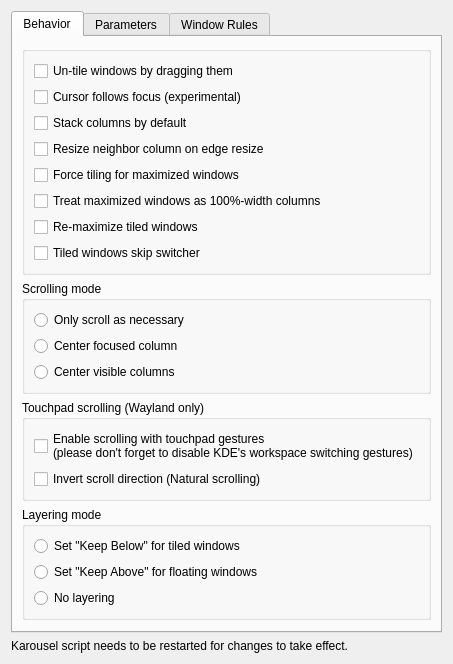
<?xml version="1.0" encoding="UTF-8"?>
<ui version="4.0">
    <class>KWin::KarouselConfigForm</class>
    <widget class="QWidget" name="KWin::KarouselConfigForm">
        <property name="windowTitle">
            <string>Karousel</string>
        </property>
        <property name="autoFillBackground">
            <bool>false</bool>
        </property>
        <layout class="QVBoxLayout" name="layout_main">
            <item>
                <widget class="QTabWidget" name="tabContainer">
                    <widget class="QWidget" name="tab_behavior">
                        <attribute name="title">
                            <string>Behavior</string>
                        </attribute>
                        <layout class="QVBoxLayout">
                            <item>
                                <widget class="QGroupBox">
                                    <property name="flat">
                                        <bool>true</bool>
                                    </property>
                                    <layout class="QVBoxLayout">
                                        <item>
                                            <widget class="QCheckBox" name="kcfg_untileOnDrag">
                                                <property name="text">
                                                    <string>Un-tile windows by dragging them</string>
                                                </property>
                                            </widget>
                                        </item>
                                        <item>
                                            <widget class="QCheckBox" name="kcfg_cursorFollowsFocus">
                                                <property name="text">
                                                    <string>Cursor follows focus (experimental)</string>
                                                </property>
                                                <property name="toolTip">
                                                    <string>When a window gains focus, move the cursor to it</string>
                                                </property>
                                            </widget>
                                        </item>
                                        <item>
                                            <widget class="QCheckBox" name="kcfg_stackColumnsByDefault">
                                                <property name="text">
                                                    <string>Stack columns by default</string>
                                                </property>
                                                <property name="toolTip">
                                                    <string>New columns start in stacked mode (only the active window visible)</string>
                                                </property>
                                            </widget>
                                        </item>
                                        <item>
                                            <widget class="QCheckBox" name="kcfg_resizeNeighborColumn">
                                                <property name="text">
                                                    <string>Resize neighbor column on edge resize</string>
                                                </property>
                                                <property name="toolTip">
                                                    <string>When resizing a column by dragging its edge, also inversely resize the column on the other side of the edge</string>
                                                </property>
                                            </widget>
                                        </item>
                                        <item>
                                            <widget class="QCheckBox" name="kcfg_forceTilingForMaximizedWindows">
                                                <property name="text">
                                                    <string>Force tiling for maximized windows</string>
                                                </property>
                                                <property name="toolTip">
                                                    <string>Manage maximized windows in the tiled layout. Maximizing a floating window adds it to the layout and expands it normally; restoring it returns it to tiling. Tiling alone does not maximize windows.</string>
                                                </property>
                                            </widget>
                                        </item>
                                        <item>
                                            <widget class="QCheckBox" name="kcfg_maximizeFullWidthColumns">
                                                <property name="text">
                                                    <string>Treat maximized windows as 100%-width columns</string>
                                                </property>
                                                <property name="toolTip">
                                                    <string>A tiled window alone in a 100%-width column gets maximized, and maximizing a tiled window makes its column 100% wide. Cycling preset widths changes the width of maximized windows. Manually unmaximizing restores the previous width (or the default column width).</string>
                                                </property>
                                            </widget>
                                        </item>
                                        <item>
                                            <widget class="QCheckBox" name="kcfg_reMaximize">
                                                <property name="text">
                                                    <string>Re-maximize tiled windows</string>
                                                </property>
                                                <property name="toolTip">
                                                    <string>Restore maximized and full-screen states of tiled windows on focus</string>
                                                </property>
                                            </widget>
                                        </item>
                                        <item>
                                            <widget class="QCheckBox" name="kcfg_skipSwitcher">
                                                <property name="text">
                                                    <string>Tiled windows skip switcher</string>
                                                </property>
                                            </widget>
                                        </item>
                                    </layout>
                                </widget>
                            </item>

                            <item>
                                <widget class="QGroupBox">
                                    <property name="title">
                                        <string>Scrolling mode</string>
                                    </property>
                                    <layout class="QVBoxLayout">
                                        <item>
                                            <widget class="QRadioButton" name="kcfg_scrollingLazy">
                                                <property name="text">
                                                    <string>Only scroll as necessary</string>
                                                </property>
                                            </widget>
                                        </item>
                                        <item>
                                            <widget class="QRadioButton" name="kcfg_scrollingCentered">
                                                <property name="text">
                                                    <string>Center focused column</string>
                                                </property>
                                            </widget>
                                        </item>
                                        <item>
                                            <widget class="QRadioButton" name="kcfg_scrollingGrouped">
                                                <property name="text">
                                                    <string>Center visible columns</string>
                                                </property>
                                            </widget>
                                        </item>
                                    </layout>
                                </widget>
                            </item>

                            <item>
                                <widget class="QGroupBox">
                                    <property name="title">
                                        <string>Touchpad scrolling (Wayland only)</string>
                                    </property>
                                    <layout class="QVBoxLayout">
                                        <item>
                                            <widget class="QCheckBox" name="kcfg_gestureScroll">
                                                <property name="text">
                                                    <string>Enable scrolling with touchpad gestures
(please don't forget to disable KDE's workspace switching gestures)</string>
                                                </property>
                                                <property name="toolTip">
                                                    <string>Scroll with a three-finger horizontal swipe gesture</string>
                                                </property>
                                            </widget>
                                        </item>

                                        <item>
                                            <widget class="QCheckBox" name="kcfg_gestureScrollInvert">
                                                <property name="text">
                                                    <string>Invert scroll direction (Natural scrolling)</string>
                                                </property>
                                            </widget>
                                        </item>
                                    </layout>
                                </widget>
                            </item>

                            <item>
                                <widget class="QGroupBox">
                                    <property name="title">
                                        <string>Layering mode</string>
                                    </property>
                                    <layout class="QVBoxLayout">
                                        <item>
                                            <widget class="QRadioButton" name="kcfg_tiledKeepBelow">
                                                <property name="text">
                                                    <string>Set "Keep Below" for tiled windows</string>
                                                </property>
                                            </widget>
                                        </item>
                                        <item>
                                            <widget class="QRadioButton" name="kcfg_floatingKeepAbove">
                                                <property name="text">
                                                    <string>Set "Keep Above" for floating windows</string>
                                                </property>
                                            </widget>
                                        </item>
                                        <item>
                                            <widget class="QRadioButton" name="kcfg_noLayering">
                                                <property name="text">
                                                    <string>No layering</string>
                                                </property>
                                            </widget>
                                        </item>
                                    </layout>
                                </widget>
                            </item>

                            <item>
                                <spacer name="spacer_footer">
                                    <property name="orientation">
                                        <enum>Qt::Vertical</enum>
                                    </property>
                                    <property name="sizeHint" stdset="0">
                                        <size>
                                            <width>0</width>
                                            <height>0</height>
                                        </size>
                                    </property>
                                </spacer>
                            </item>
                        </layout>
                    </widget>

                    <widget class="QWidget" name="tab_parameters">
                        <attribute name="title">
                            <string>Parameters</string>
                        </attribute>
                        <layout class="QFormLayout">
                            <item row="0" column="0">
                                <widget class="QLabel" name="label_gapsOuterTop">
                                    <property name="text">
                                        <string>Top margin:</string>
                                    </property>
                                </widget>
                            </item>
                            <item row="0" column="1">
                                <widget class="QSpinBox" name="kcfg_gapsOuterTop">
                                    <property name="suffix">
                                        <string> px</string>
                                    </property>
                                    <property name="maximum">
                                        <number>999</number>
                                    </property>
                                    <property name="value">
                                        <number>0</number>
                                    </property>
                                </widget>
                            </item>

                            <item row="1" column="0">
                                <widget class="QLabel" name="label_gapsOuterBottom">
                                    <property name="text">
                                        <string>Bottom margin:</string>
                                    </property>
                                </widget>
                            </item>
                            <item row="1" column="1">
                                <widget class="QSpinBox" name="kcfg_gapsOuterBottom">
                                    <property name="suffix">
                                        <string> px</string>
                                    </property>
                                    <property name="maximum">
                                        <number>999</number>
                                    </property>
                                    <property name="value">
                                        <number>0</number>
                                    </property>
                                </widget>
                            </item>

                            <item row="2" column="0">
                                <widget class="QLabel" name="label_gapsOuterLeft">
                                    <property name="text">
                                        <string>Left margin:</string>
                                    </property>
                                </widget>
                            </item>
                            <item row="2" column="1">
                                <widget class="QSpinBox" name="kcfg_gapsOuterLeft">
                                    <property name="suffix">
                                        <string> px</string>
                                    </property>
                                    <property name="maximum">
                                        <number>999</number>
                                    </property>
                                    <property name="value">
                                        <number>0</number>
                                    </property>
                                </widget>
                            </item>

                            <item row="3" column="0">
                                <widget class="QLabel" name="label_gapsOuterRight">
                                    <property name="text">
                                        <string>Right margin:</string>
                                    </property>
                                </widget>
                            </item>
                            <item row="3" column="1">
                                <widget class="QSpinBox" name="kcfg_gapsOuterRight">
                                    <property name="suffix">
                                        <string> px</string>
                                    </property>
                                    <property name="maximum">
                                        <number>999</number>
                                    </property>
                                    <property name="value">
                                        <number>0</number>
                                    </property>
                                </widget>
                            </item>

                            <item row="4" column="0">
                                <widget class="QLabel" name="label_gapsInnerHorizontal">
                                    <property name="text">
                                        <string>Horizontal gaps between windows:</string>
                                    </property>
                                </widget>
                            </item>
                            <item row="4" column="1">
                                <widget class="QSpinBox" name="kcfg_gapsInnerHorizontal">
                                    <property name="suffix">
                                        <string> px</string>
                                    </property>
                                    <property name="maximum">
                                        <number>999</number>
                                    </property>
                                    <property name="value">
                                        <number>0</number>
                                    </property>
                                </widget>
                            </item>

                            <item row="5" column="0">
                                <widget class="QLabel" name="label_gapsInnerVertical">
                                    <property name="text">
                                        <string>Vertical gaps between windows:</string>
                                    </property>
                                </widget>
                            </item>
                            <item row="5" column="1">
                                <widget class="QSpinBox" name="kcfg_gapsInnerVertical">
                                    <property name="suffix">
                                        <string> px</string>
                                    </property>
                                    <property name="maximum">
                                        <number>999</number>
                                    </property>
                                    <property name="value">
                                        <number>0</number>
                                    </property>
                                </widget>
                            </item>

                            <item row="6" column="0">
                                <widget class="QLabel" name="label_stackOffsetX">
                                    <property name="text">
                                        <string>Horizontal offset for stacked columns:</string>
                                    </property>
                                </widget>
                            </item>
                            <item row="6" column="1">
                                <widget class="QSpinBox" name="kcfg_stackOffsetX">
                                    <property name="suffix">
                                        <string> px</string>
                                    </property>
                                    <property name="maximum">
                                        <number>999</number>
                                    </property>
                                    <property name="value">
                                        <number>0</number>
                                    </property>
                                </widget>
                            </item>

                            <item row="7" column="0">
                                <widget class="QLabel" name="label_stackOffsetY">
                                    <property name="text">
                                        <string>Vertical offset for stacked columns:</string>
                                    </property>
                                </widget>
                            </item>
                            <item row="7" column="1">
                                <widget class="QSpinBox" name="kcfg_stackOffsetY">
                                    <property name="suffix">
                                        <string> px</string>
                                    </property>
                                    <property name="maximum">
                                        <number>999</number>
                                    </property>
                                    <property name="value">
                                        <number>0</number>
                                    </property>
                                </widget>
                            </item>

                            <item row="8" column="0">
                                <widget class="QLabel" name="label_manualScrollStep">
                                    <property name="text">
                                        <string>Manual scroll step size:</string>
                                    </property>
                                </widget>
                            </item>
                            <item row="8" column="1">
                                <widget class="QSpinBox" name="kcfg_manualScrollStep">
                                    <property name="suffix">
                                        <string> px</string>
                                    </property>
                                    <property name="maximum">
                                        <number>999</number>
                                    </property>
                                    <property name="value">
                                        <number>0</number>
                                    </property>
                                </widget>
                            </item>

                            <item row="9" column="0">
                                <widget class="QLabel" name="label_gestureScrollStep">
                                    <property name="text">
                                        <string>Touchpad gesture scrolling speed:</string>
                                    </property>
                                    <property name="toolTip">
                                        <string>The amount to scroll per edge-to-edge gesture</string>
                                    </property>
                                </widget>
                            </item>
                            <item row="9" column="1">
                                <widget class="QSpinBox" name="kcfg_gestureScrollStep">
                                    <property name="suffix">
                                        <string> px</string>
                                    </property>
                                    <property name="maximum">
                                        <number>10000</number>
                                    </property>
                                    <property name="minimum">
                                        <number>100</number>
                                    </property>
                                    <property name="singleStep">
                                        <number>100</number>
                                    </property>
                                    <property name="value">
                                        <number>1920</number>
                                    </property>
                                </widget>
                            </item>

                            <item row="10" column="0">
                                <widget class="QLabel" name="label_presetWidths">
                                    <property name="text">
                                        <string>Preset widths:</string>
                                    </property>
                                    <property name="toolTip">
                                        <string>Widths used for cycling through widths</string>
                                    </property>
                                </widget>
                            </item>
                            <item row="10" column="1">
                                <widget class="QLineEdit" name="kcfg_presetWidths">
                                    <property name="toolTip">
                                        <string>Comma-separated list of widths. Supported units: "px" and "%".</string>
                                    </property>
                                </widget>
                            </item>

                            <item row="11" column="0">
                                <widget class="QLabel" name="label_defaultColumnWidth">
                                    <property name="text">
                                        <string>Default column width:</string>
                                    </property>
                                    <property name="toolTip">
                                        <string>Width restored after manually unmaximizing a window that has no previous width (used with "Treat maximized windows as 100%-width columns")</string>
                                    </property>
                                </widget>
                            </item>
                            <item row="11" column="1">
                                <widget class="QLineEdit" name="kcfg_defaultColumnWidth">
                                    <property name="toolTip">
                                        <string>Single width. Supported units: "px" and "%".</string>
                                    </property>
                                </widget>
                            </item>

                            <item row="12" column="0">
                                <widget class="QLabel" name="label_verticalResizeStep">
                                    <property name="text">
                                        <string>Vertical resize step size:</string>
                                    </property>
                                    <property name="toolTip">
                                        <string>Step size when increasing/decreasing window height</string>
                                    </property>
                                </widget>
                            </item>
                            <item row="12" column="1">
                                <widget class="QSpinBox" name="kcfg_verticalResizeStep">
                                    <property name="suffix">
                                        <string> px</string>
                                    </property>
                                    <property name="maximum">
                                        <number>999</number>
                                    </property>
                                    <property name="minimum">
                                        <number>1</number>
                                    </property>
                                    <property name="value">
                                        <number>1</number>
                                    </property>
                                </widget>
                            </item>

                            <item row="13" column="0">
                                <widget class="QLabel" name="label_offScreenOpacity">
                                    <property name="text">
                                        <string>Obscured window opacity:</string>
                                    </property>
                                </widget>
                            </item>
                            <item row="13" column="1">
                                <widget class="QSpinBox" name="kcfg_offScreenOpacity">
                                    <property name="suffix">
                                        <string> %</string>
                                    </property>
                                    <property name="maximum">
                                        <number>100</number>
                                    </property>
                                    <property name="value">
                                        <number>0</number>
                                    </property>
                                </widget>
                            </item>

                        </layout>
                    </widget>

                    <widget class="QWidget" name="tab_windowRules">
                        <attribute name="title">
                            <string>Window Rules</string>
                        </attribute>
                        <layout class="QVBoxLayout">
                            <item>
                                <layout class="QHBoxLayout">
                                    <item>
                                        <widget class="QLabel" name="label_desktops">
                                            <property name="text">
                                                <string>Tiled desktops:</string>
                                            </property>
                                            <property name="wordWrap">
                                                <bool>true</bool>
                                            </property>
                                        </widget>
                                    </item>
                                    <item>
                                        <widget class="QLineEdit" name="kcfg_tiledDesktops">
                                            <property name="toolTip">
                                                <string>Regex string to match desktops by desktop name"</string>
                                            </property>
                                        </widget>
                                    </item>
                                </layout>
                            </item>
                            <item>
                                <widget class="QPlainTextEdit" name="kcfg_windowRules">
                                    <property name="tabChangesFocus">
                                        <bool>true</bool>
                                    </property>
                                    <property name="lineWrapMode">
                                        <enum>QPlainTextEdit::NoWrap</enum>
                                    </property>
                                    <property name="font">
                                        <font><family>Monospace</family></font>
                                    </property>
                                </widget>
                            </item>
                        </layout>
                    </widget>
                </widget>
            </item>
         <item>
            <widget class="QLabel" name="label">
                <property name="text">
                    <string>Karousel script needs to be restarted for changes to take effect.</string>
                </property>
            </widget>
        </item>
        </layout>
    </widget>
    <resources/>
    <connections/>
</ui>
